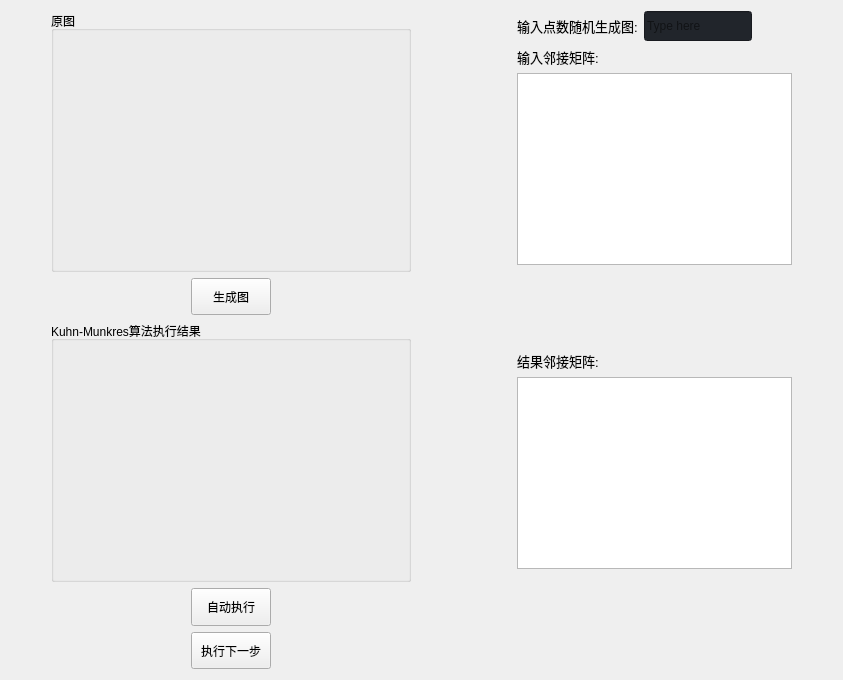
                     <widget class="QWidget" name="km_page">
                      <layout class="QHBoxLayout" name="horizontalLayout_14" stretch="0,1,0,1,0">
                       <item>
                        <spacer name="horizontalSpacer_82">
                         <property name="orientation">
                          <enum>Qt::Horizontal</enum>
                         </property>
                         <property name="sizeType">
                          <enum>QSizePolicy::Fixed</enum>
                         </property>
                         <property name="sizeHint" stdset="0">
                          <size>
                           <width>40</width>
                           <height>20</height>
                          </size>
                         </property>
                        </spacer>
                       </item>
                       <item>
                        <layout class="QVBoxLayout" name="verticalLayout_24" stretch="7,1,7,1,1">
                         <item>
                          <widget class="QGroupBox" name="groupBox_km">
                           <property name="title">
                            <string>原图</string>
                           </property>
                          </widget>
                         </item>
                         <item>
                          <layout class="QHBoxLayout" name="horizontalLayout_57">
                           <item>
                            <spacer name="horizontalSpacer_75">
                             <property name="orientation">
                              <enum>Qt::Horizontal</enum>
                             </property>
                             <property name="sizeType">
                              <enum>QSizePolicy::Fixed</enum>
                             </property>
                             <property name="sizeHint" stdset="0">
                              <size>
                               <width>140</width>
                               <height>20</height>
                              </size>
                             </property>
                            </spacer>
                           </item>
                           <item>
                            <widget class="QPushButton" name="btn_gkm">
                             <property name="sizePolicy">
                              <sizepolicy hsizetype="Minimum" vsizetype="Preferred">
                               <horstretch>0</horstretch>
                               <verstretch>0</verstretch>
                              </sizepolicy>
                             </property>
                             <property name="text">
                              <string>生成图</string>
                             </property>
                            </widget>
                           </item>
                           <item>
                            <spacer name="horizontalSpacer_76">
                             <property name="orientation">
                              <enum>Qt::Horizontal</enum>
                             </property>
                             <property name="sizeType">
                              <enum>QSizePolicy::Fixed</enum>
                             </property>
                             <property name="sizeHint" stdset="0">
                              <size>
                               <width>140</width>
                               <height>20</height>
                              </size>
                             </property>
                            </spacer>
                           </item>
                          </layout>
                         </item>
                         <item>
                          <widget class="QGroupBox" name="groupBox_km2">
                           <property name="title">
                            <string>Kuhn-Munkres算法执行结果</string>
                           </property>
                          </widget>
                         </item>
                         <item>
                          <layout class="QHBoxLayout" name="horizontalLayout_58">
                           <item>
                            <spacer name="horizontalSpacer_77">
                             <property name="orientation">
                              <enum>Qt::Horizontal</enum>
                             </property>
                             <property name="sizeType">
                              <enum>QSizePolicy::Fixed</enum>
                             </property>
                             <property name="sizeHint" stdset="0">
                              <size>
                               <width>140</width>
                               <height>20</height>
                              </size>
                             </property>
                            </spacer>
                           </item>
                           <item>
                            <widget class="QPushButton" name="btn_ekm">
                             <property name="sizePolicy">
                              <sizepolicy hsizetype="Minimum" vsizetype="Preferred">
                               <horstretch>0</horstretch>
                               <verstretch>0</verstretch>
                              </sizepolicy>
                             </property>
                             <property name="text">
                              <string>自动执行</string>
                             </property>
                            </widget>
                           </item>
                           <item>
                            <spacer name="horizontalSpacer_78">
                             <property name="orientation">
                              <enum>Qt::Horizontal</enum>
                             </property>
                             <property name="sizeType">
                              <enum>QSizePolicy::Fixed</enum>
                             </property>
                             <property name="sizeHint" stdset="0">
                              <size>
                               <width>140</width>
                               <height>20</height>
                              </size>
                             </property>
                            </spacer>
                           </item>
                          </layout>
                         </item>
                         <item>
                          <layout class="QHBoxLayout" name="horizontalLayout_59">
                           <item>
                            <spacer name="horizontalSpacer_79">
                             <property name="orientation">
                              <enum>Qt::Horizontal</enum>
                             </property>
                             <property name="sizeType">
                              <enum>QSizePolicy::Fixed</enum>
                             </property>
                             <property name="sizeHint" stdset="0">
                              <size>
                               <width>140</width>
                               <height>20</height>
                              </size>
                             </property>
                            </spacer>
                           </item>
                           <item>
                            <widget class="QPushButton" name="btn_nkm">
                             <property name="sizePolicy">
                              <sizepolicy hsizetype="Minimum" vsizetype="Preferred">
                               <horstretch>0</horstretch>
                               <verstretch>0</verstretch>
                              </sizepolicy>
                             </property>
                             <property name="text">
                              <string>执行下一步</string>
                             </property>
                            </widget>
                           </item>
                           <item>
                            <spacer name="horizontalSpacer_80">
                             <property name="orientation">
                              <enum>Qt::Horizontal</enum>
                             </property>
                             <property name="sizeType">
                              <enum>QSizePolicy::Fixed</enum>
                             </property>
                             <property name="sizeHint" stdset="0">
                              <size>
                               <width>140</width>
                               <height>20</height>
                              </size>
                             </property>
                            </spacer>
                           </item>
                          </layout>
                         </item>
                        </layout>
                       </item>
                       <item>
                        <spacer name="horizontalSpacer_83">
                         <property name="orientation">
                          <enum>Qt::Horizontal</enum>
                         </property>
                         <property name="sizeType">
                          <enum>QSizePolicy::Fixed</enum>
                         </property>
                         <property name="sizeHint" stdset="0">
                          <size>
                           <width>100</width>
                           <height>20</height>
                          </size>
                         </property>
                        </spacer>
                       </item>
                       <item>
                        <layout class="QVBoxLayout" name="verticalLayout_43">
                         <item>
                          <layout class="QHBoxLayout" name="horizontalLayout_60">
                           <item>
                            <widget class="QLabel" name="labelBoxBlenderInstalation_39">
                             <property name="font">
                              <font>
                               <family>Segoe UI</family>
                               <pointsize>10</pointsize>
                               <italic>false</italic>
                               <bold>false</bold>
                              </font>
                             </property>
                             <property name="styleSheet">
                              <string notr="true"/>
                             </property>
                             <property name="text">
                              <string>输入点数随机生成图:</string>
                             </property>
                            </widget>
                           </item>
                           <item>
                            <widget class="QLineEdit" name="lineEdit_km">
                             <property name="minimumSize">
                              <size>
                               <width>0</width>
                               <height>30</height>
                              </size>
                             </property>
                             <property name="styleSheet">
                              <string notr="true">background-color: rgb(33, 37, 43);</string>
                             </property>
                             <property name="text">
                              <string/>
                             </property>
                             <property name="placeholderText">
                              <string>Type here</string>
                             </property>
                            </widget>
                           </item>
                           <item>
                            <spacer name="horizontalSpacer_81">
                             <property name="orientation">
                              <enum>Qt::Horizontal</enum>
                             </property>
                             <property name="sizeHint" stdset="0">
                              <size>
                               <width>40</width>
                               <height>20</height>
                              </size>
                             </property>
                            </spacer>
                           </item>
                          </layout>
                         </item>
                         <item>
                          <widget class="QLabel" name="labelBoxBlenderInstalation_40">
                           <property name="font">
                            <font>
                             <family>Segoe UI</family>
                             <pointsize>10</pointsize>
                             <italic>false</italic>
                             <bold>false</bold>
                            </font>
                           </property>
                           <property name="styleSheet">
                            <string notr="true"/>
                           </property>
                           <property name="text">
                            <string>输入邻接矩阵:</string>
                           </property>
                          </widget>
                         </item>
                         <item>
                          <widget class="QPlainTextEdit" name="plainTextEdit_km"/>
                         </item>
                         <item>
                          <spacer name="verticalSpacer_15">
                           <property name="orientation">
                            <enum>Qt::Vertical</enum>
                           </property>
                           <property name="sizeType">
                            <enum>QSizePolicy::Fixed</enum>
                           </property>
                           <property name="sizeHint" stdset="0">
                            <size>
                             <width>20</width>
                             <height>80</height>
                            </size>
                           </property>
                          </spacer>
                         </item>
                         <item>
                          <widget class="QLabel" name="labelBoxBlenderInstalation_41">
                           <property name="font">
                            <font>
                             <family>Segoe UI</family>
                             <pointsize>10</pointsize>
                             <italic>false</italic>
                             <bold>false</bold>
                            </font>
                           </property>
                           <property name="styleSheet">
                            <string notr="true"/>
                           </property>
                           <property name="text">
                            <string>结果邻接矩阵:</string>
                           </property>
                          </widget>
                         </item>
                         <item>
                          <widget class="QPlainTextEdit" name="plainTextEdit_km2"/>
                         </item>
                         <item>
                          <spacer name="verticalSpacer_16">
                           <property name="orientation">
                            <enum>Qt::Vertical</enum>
                           </property>
                           <property name="sizeType">
                            <enum>QSizePolicy::Fixed</enum>
                           </property>
                           <property name="sizeHint" stdset="0">
                            <size>
                             <width>20</width>
                             <height>100</height>
                            </size>
                           </property>
                          </spacer>
                         </item>
                        </layout>
                       </item>
                       <item>
                        <spacer name="horizontalSpacer_84">
                         <property name="orientation">
                          <enum>Qt::Horizontal</enum>
                         </property>
                         <property name="sizeType">
                          <enum>QSizePolicy::Fixed</enum>
                         </property>
                         <property name="sizeHint" stdset="0">
                          <size>
                           <width>40</width>
                           <height>20</height>
                          </size>
                         </property>
                        </spacer>
                       </item>
                      </layout>
                     </widget>
